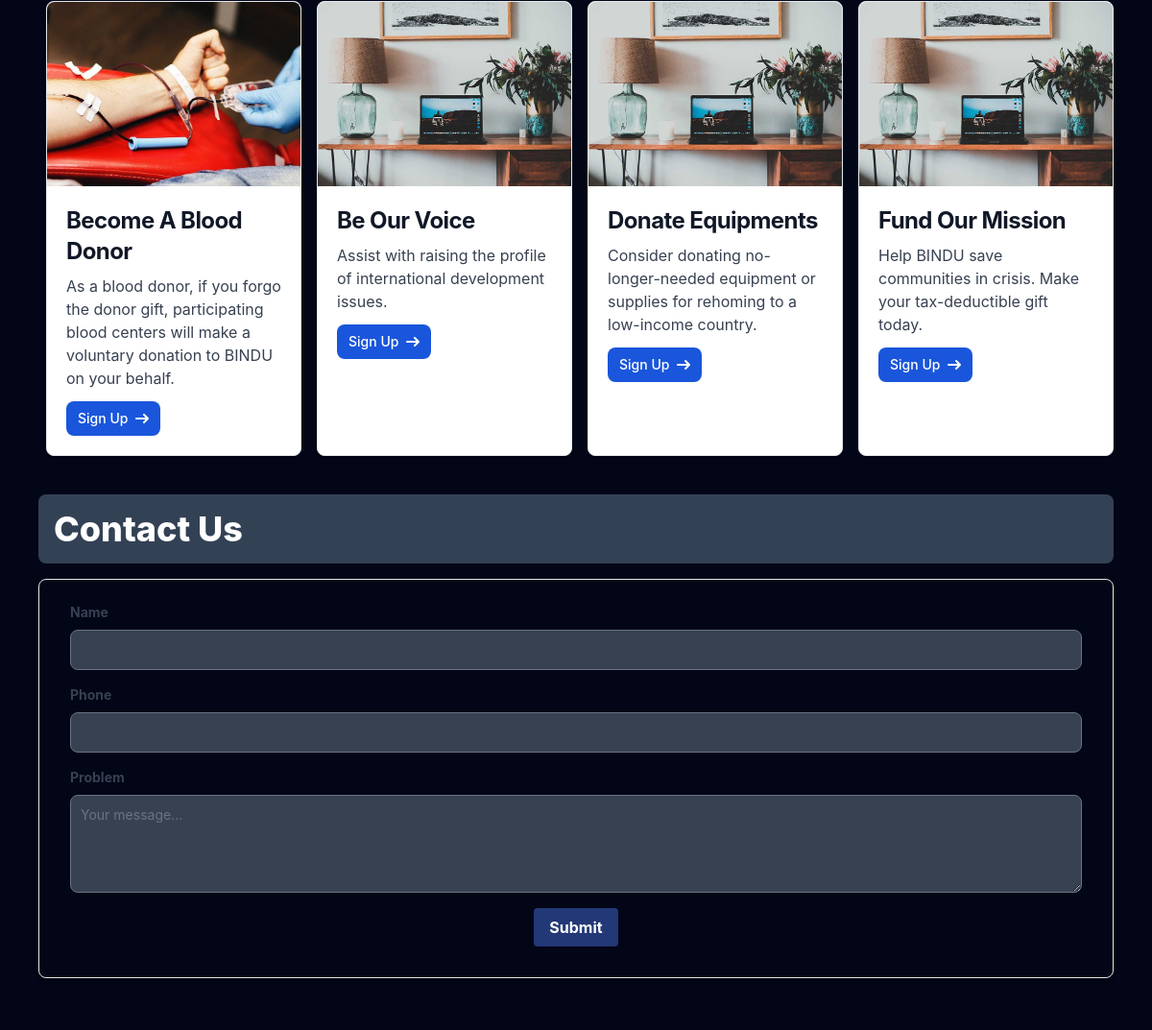
The app's page / (middle part), older data.
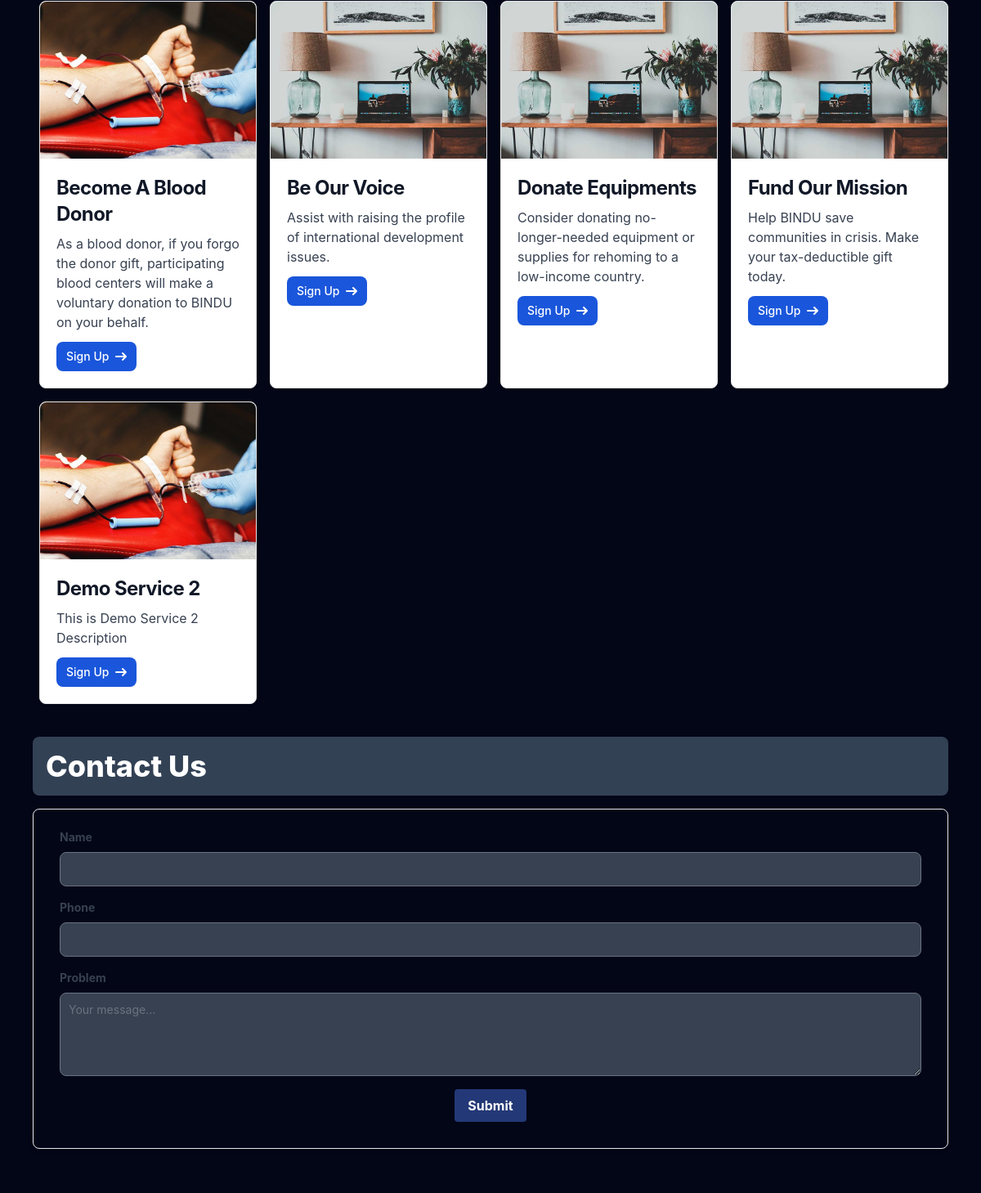
The same page, newer data.
### core/models.py (models this page shows, shortened)
class BaseModel(models.Model):
    created_at = models.DateTimeField(auto_now_add = True)
    updated_at = models.DateTimeField(auto_now = True)
    class Meta:
        abstract = True

class Service(BaseModel):
    title = models.CharField(max_length=300)
    slug = models.SlugField(max_length=350, unique=True, null=True, blank=True)
    description = models.TextField()
    image = models.ImageField(upload_to='core/media/')

### core/views.py (the view, shortened to what this page needs)
# urls.py: path('', HomeView.as_view(), name='homepage'),
class HomeView(TemplateView):
    template_name = 'home.html'
    context_object_name = 'donors'
    def get_context_data(self, **kwargs):
        context = super().get_context_data(**kwargs)
        blood_group_slug = self.kwargs.get('blood_group_slug')
        donors = UserProfile.objects.all()
        if blood_group_slug:
            blood_group = BloodGroup.objects.get(slug=blood_group_slug)
            donors = UserProfile.objects.filter(blood_group=blood_group)
        if 'search_query' in self.request.GET:
            q = self.request.GET['search_query']
            multiple_q = Q(blood_group__blood_type__icontains=q) | Q(user__first_name__icontains=q) | Q(user__last_name__icontains=q)
            donors = donors.filter(multiple_q)
        context['donors'] = donors
        context['form'] = ContactUsForm()
        context['data'] = Service.objects.all()
        context['blood_group'] = BloodGroup.objects.all()
        context['total_user'] = UserProfile.objects.all().count()
        context['total_donated'] = DonationReport.objects.all().count()
        context['total_available_donor'] = UserProfile.objects.filter(is_available=True).count()
        return context

### core/forms.py
class ContactUsForm(forms.ModelForm):
    class Meta:
        model = ContactUs
        fields = '__all__'

### core/templates/home.html (shortened to what this page needs)
{% extends "base.html" %}
{% load static tailwind_tags %}
{% load static %}
{% block content %}
    <div id="services" class="my-10">
    <div class="grid grid-cols-1 md:grid-cols-2 lg:grid-cols-4 gap-4 my-10 ms-2 md:ms-4 lg:ms-16">
        {% for service in data %}
        <div class="max-w-sm bg-white border border-gray-200 rounded-lg shadow dark:bg-gray-800 dark:border-gray-700">
            <a href="#">
                <img class="w-full h-48 object-cover rounded-t-lg" src="{{service.image.url}}" alt="" />
            </a>
            <div class="p-5">
                <a href="#">
                    <h5 class="mb-2 text-2xl font-bold tracking-tight text-gray-900 dark:text-white">{{service.title}}</h5>
                </a>
                <p class="mb-3 font-normal text-gray-700 dark:text-gray-400">{{service.description | truncatewords:25 }}</p>
                {% if request.user.is_authenticated %}
                <a href="#" class="inline-flex items-center px-3 py-2 text-sm font-medium text-center text-white bg-blue-700 rounded-lg hover:bg-blue-800 focus:ring-4 focus:outline-none focus:ring-blue-300 dark:bg-blue-600 dark:hover:bg-blue-700 dark:focus:ring-blue-800">
                    Read More
                    <svg class="rtl:rotate-180 w-3.5 h-3.5 ms-2" aria-hidden="true" xmlns="http://www.w3.org/2000/svg" fill="none" viewBox="0 0 14 10">
                        <path stroke="currentColor" stroke-linecap="round" stroke-linejoin="round" stroke-width="2" d="M1 5h12m0 0L9 1m4 4L9 9"/>
                    </svg>
                </a>
                {% else %}
                <a href="{% url "register" %}" class="inline-flex items-center px-3 py-2 text-sm font-medium text-center text-white bg-blue-700 rounded-lg hover:bg-blue-800 focus:ring-4 focus:outline-none focus:ring-blue-300 dark:bg-blue-600 dark:hover:bg-blue-700 dark:focus:ring-blue-800">
                    Sign Up
                    <svg class="rtl:rotate-180 w-3.5 h-3.5 ms-2" aria-hidden="true" xmlns="http://www.w3.org/2000/svg" fill="none" viewBox="0 0 14 10">
                        <path stroke="currentColor" stroke-linecap="round" stroke-linejoin="round" stroke-width="2" d="M1 5h12m0 0L9 1m4 4L9 9"/>
                    </svg>
                </a>
                {% endif %}
            </div>
        </div>
        {% endfor %}
    </div>
</div>
{% include "contact_us.html" %}
{% endblock content %}

### core/templates/base.html (shortened to what this page needs)
{% load static tailwind_tags %}
{% load static %}
<!DOCTYPE html>
<html lang="en">
<head>
    {% tailwind_css %}
    <link rel="stylesheet" href="https://cdnjs.cloudflare.com/ajax/libs/font-awesome/6.5.1/css/all.min.css" />
    <link href="https://cdnjs.cloudflare.com/ajax/libs/flowbite/2.2.1/flowbite.min.css" rel="stylesheet" />
</head>
<body class="bg-slate-950">
    <main class="mt-10 p-10">
        {% block content %}{% endblock content %}
    </main>
</body>
</html>

### core/templates/contact_us.html (shortened to what this page needs)
        <div class="w-full mt-10">
            <div id="ContactUs" class="p-4 mb-4 text-white rounded-lg text-4xl font-extrabold bg-slate-700">
                Contact Us
            </div>
            <form method="post" class="shadow-md border border-gray-200 rounded-lg px-8 pt-6 pb-8 mb-4">
                {% for field in form.visible_fields %}
                <div class="mb-4">
                    <label class="block text-gray-700 text-sm font-bold mb-2" for="{{ field.id_for_label }}">
                        {{ field.label }}
                    </label>
                    {% if field.name == 'problem' %}
                    <textarea id="{{ field.id_for_label }}" name="{{ field.name }}" rows="4" class="block p-2.5 w-full text-sm rounded-lg border bg-gray-700 border-gray-600 placeholder-gray-400 text-white focus:ring-blue-500 focus:border-blue-500" placeholder="Your message..."></textarea>
                    {% else %}
                    <input class=" border   text-sm rounded-lg  block w-full p-2.5 bg-gray-700 border-gray-600 placeholder-gray-400 text-white focus:ring-blue-500 focus:border-blue-500" name="{{ field.name }}" id="{{ field.id_for_label }}" type="{{ field.widget_type }}">
                    {% endif %}
                </div>
                 {% endfor %}
                <div class="flex items-center justify-center w-full">
                    <button class="bg-blue-900 hover:bg-blue-700 text-white font-bold py-2 px-4 rounded focus:outline-none focus:shadow-outline" type="submit">
                        Submit
                    </button>
                </div>
            </form>
        </div>

Row changes from the older to the newer data that the page shows:
added Service: image (picture), title "Demo Service 2", description "This is Demo Service 2 Description"
